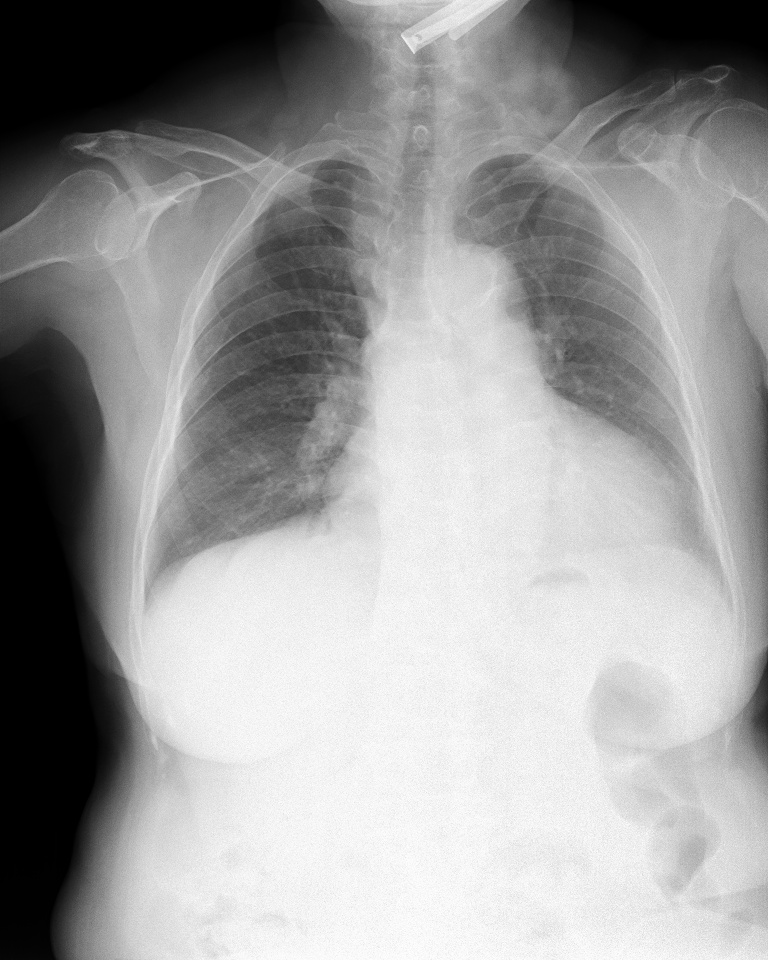
#> input picture Image-Augmentations-Visualize/dataset/051132a778e61a86eb147c7c6f564dfe.jpg, 768 x 960 px
$ python resize.py
#> lines starting #> are read from the running program, lines starting #| are printed output that depends on the picture; after the words box and inside, x2 and y2 are one past the last pixel; in counts of white or black regions, pixels touching at a corner belong together
#> in main, img is the input picture: shape (960, 768, 3); min 0, max 255, mean 155.6
#| img.shape = (960, 768, 3)
### Image-Augmentations-Visualize/src/data_augmentation.py
import random
import numpy as np
import cv2
import os
import sys
from src.utils import clip_bboxes, rotate_img, convert_2_to_4_corners, rotate_bboxes, convert_4_to_2_corners, letterbox_img

class RandomHorizontalFlip_(object):
    '''Radnomly horizontally flip the Image with the probability p.
    Args:
        p: (float) The probability with which the image is flipped.

    Output:
        img: (np.array) The flipped image with shape (HxWxC)
        bboxes: (np.array) The transformed bounding boxe with shape (N, 4)
                N is number of bounding boxes and 4 represents x_min, y_min, x_max, y_max.
        labels: (ndarray) the transformed labels
    '''

    def __init__(self, p):
        self.p = p

    # [28 lines left out: function __call__, not called in this run]


class RandomVerticalFlip_(object):
    '''Radnomly vertical flip the Image with the probability p.
    Args:
        p: (float) The probability with which the image is flipped.

    Output:
        img: (np.array) The flipped image with shape (HxWxC)
        bboxes: (np.array) The transformed bounding boxe with shape (N, 4)
                N is number of bounding boxes and 4 represents x_min, y_min, x_max, y_max.
        labels: (ndarray) the transformed labels
    '''
    def __init__(self, p):
        self.p = p

    # [24 lines left out: function __call__, not called in this run]


class RandomScale(object):
    ''' Randomly scale an image
    Bounding boxes which have an area of less than 25% in the remaining in the
    transformed image is dropped (removed). The resolution is maintained, and the remaining
    area if any is filled by black color.

    Args:
        scale: (float or tuple(float))
               If **float**, the image is scale by a factor from a range (1 - scale, 1 + scale)
               If **typle**, the image is scale by a factor from value specified by the tuple.

        diff: (bool) If False, remain the aspect ratio of image. Otherwise, if True
              the scale of image's height and image's width is not the same.
        p: (float) The probability with which the image is scaled.

    Outputs:
        img: (ndarray) The scaled image with shape (H, W, C)
        bboxes: (ndarray) The transformed bounding boxe with shape (N, 4)
                N is number of bounding boxes and 4 represents x_min, y_min, x_max, y_max.
        labels: (ndarray) the transformed labels
    '''

    # [60 lines left out: functions __init__, __call__, not called in this run]


class Scale(object):
    ''' Scale an image
    Bounding boxes which have an area of less than 25% in the remaining in the
    transformed image is dropped (removed). The resolution is maintained, and the remaining
    area if any is filled by black color.

    Args:
        scale_x: (float) If **float**, the image's width is scale by a factor 1 + scale
        scale_y: (float) If **float**, the image's height is scale by a factor 1 + scale
        p: (float) The probability with which the image is scaled.

    Outputs:
        img: (ndarray) The scaled image with shape (H, W, C)
        bboxes: (ndarray) The transformed bounding boxe with shape (N, 4)
                N is number of bounding boxes and 4 represents x_min, y_min, x_max, y_max.
        labels: (ndarray) the transformed labels
    '''

    # [45 lines left out: functions __init__, __call__, not called in this run]


class RandomTranslate(object):
    ''' Randomly Translates the image
    Bounding boxes which have an area of less tahn 25% in the
    remaining in the transformed image is dropped (removed).
    The resolution is maintained, and the remaining area if any
    is filled by black color.

    Args:
        translate: (float or tuple(float))
                   if **float**, the image is translated by a factor drawn
                   randomly from a range (1 - translate, 1 + translate)
                   if **tuple**, translate is drawn randomly from specified by the tuple.
        diff: (bool) If False, remain the aspect ratio of image. Otherwise, if True
              the scale of image's height and image's width is not the same.
        p: (float) The probability with which the image is translated.

    Output:
        img: (ndarray) The scaled image with shape (H, W, C)
        bboxes: (ndarray) The transformed bounding boxe with shape (N, 4)
                N is number of bounding boxes and 4 represents x_min, y_min, x_max, y_max.
        labels: (ndarray) the transformed labels
    '''

    # [59 lines left out: functions __init__, __call__, not called in this run]

class Translate(object):
    ''' Randomly Translates the image
    Bounding boxes which have an area of less tahn 25% in the
    remaining in the transformed image is dropped (removed).
    The resolution is maintained, and the remaining area if any
    is filled by black color.

    Args:
        translate_x: (float) If **float**, the image's width is translated with this factor
        translate_y: (float) If **float**, the image's height is translated with this factor
        p: (float) The probability with which the image is translated.

    Output:
        img: (ndarray) The scaled image with shape (H, W, C)
        bboxes: (ndarray) The transformed bounding boxe with shape (N, 4)
                N is number of bounding boxes and 4 represents x_min, y_min, x_max, y_max.
        labels: (ndarray) the transformed labels
    '''

    # [51 lines left out: functions __init__, __call__, not called in this run]


class RandomRotate(object):
    ''' Randomly rotates an images
    Bounding boxes which habe an area og less than 25% in the remaining in the
    transformed image is dropped (removed). The resolution is maintained, and the remaining
    area if nay is filled by black color.

    Args:
        angle: (float or tuple(float))
               If **float**, the image is rotated by a factor drawn
               randomly from a range (- angle, angle)
               If **tuple**, the angle is drawn randomly from value specified by the tuple
        p: (float) The probability with which the image is rotated.

    Output:
        img: (ndarray) The scaled image with shape (H, W, C)
        bboxes: (ndarray) The transformed bounding boxe with shape (N, 4)
                N is number of bounding boxes and 4 represents x_min, y_min, x_max, y_max.
        labels: (ndarray) the transformed labels
    '''

    # [49 lines left out: functions __init__, __call__, not called in this run]


class Rotate(object):
    ''' Rotates an images
    Bounding boxes which habe an area og less than 25% in the remaining in the
    transformed image is dropped (removed). The resolution is maintained, and the remaining
    area if nay is filled by black color.

    Args:
        angle: (float) Angle by which the image is to be rotated
        p: (float) The probability with which the image is rotated.

    Output:
        img: (ndarray) The scaled image with shape (H, W, C)
        bboxes: (ndarray) The transformed bounding boxe with shape (N, 4)
                N is number of bounding boxes and 4 represents x_min, y_min, x_max, y_max.
        labels: (ndarray) the transformed labels
    '''

    def __init__(self, angle=20, p=0.5):
        self.angle = angle
        self.p = p

    # [40 lines left out: function __call__, not called in this run]


class RandomShear(object):
    """ Randomly shears an image in the horizontal direction
    Bounding boxes which have an area of less than 25% in the remaining in the
    transformed image is dropped. The resolution is maintained, and the remaining
    area if any is filled by black color.

    Args:
        shear_factor: (float or tuple(float))
                      If **float**, the image is sheared horizontally by a factor drawn
                      randomly from a range (-`shear_factor`, `shear_factor`).
                      If **tuple**, the `shear_factor` is drawn randomly from values specified by the
                      tuple.
        p: (float) The probability with which the image is rotated.

    Output:
        img: (ndarray) The scaled image with shape (H, W, C)
        bboxes: (ndarray) The transformed bounding boxe with shape (N, 4)
                N is number of bounding boxes and 4 represents x_min, y_min, x_max, y_max.
        labels: (ndarray) the transformed labels
    """

    # [59 lines left out: functions __init__, __call__, not called in this run]


class Shear(object):
    """ Randomly shears an image in the horizontal direction
    Bounding boxes which have an area of less than 25% in the remaining in the
    transformed image is dropped. The resolution is maintained, and the remaining
    area if any is filled by black color.

    Args:
        shear_factor: (float or tuple(float))
                      If **float**, the image is sheared horizontally by a factor drawn
                      randomly from a range (-`shear_factor`, `shear_factor`).
                      If **tuple**, the `shear_factor` is drawn randomly from values specified by the
                      tuple.
        p: (float) The probability with which the image is rotated.

    Output:
        img: (ndarray) The scaled image with shape (H, W, C)
        bboxes: (ndarray) The transformed bounding boxes with shape (N, 4)
                N is number of bounding boxes and 4 represents x_min, y_min, x_max, y_max.
        labels: (ndarray) the transformed labels
    """

    def __init__(self, shear_factor=0.2, p=0.5):
        self.shear_factor = shear_factor
        self.p = p

    # [50 lines left out: function __call__, not called in this run]


class Resize(object):
    """Resize the image in accordance to `image_letter_box` function in darknet
    The aspect ratio is maintained. The longer side is resized to the input
    size of the network, while the remaining space on the shorter side is filled
    with black color. **This should be the last transform**

    Args:
        inp_dim: (tuple(int)) with (width, height). Tuple containing the size to which the image will be resized.

    Outputs:
        img: (ndarray) The scaled image with shape (H, W, C)
        bboxes: (ndarray) The transformed bounding boxes with shape (N, 4)
                N is number of bounding boxes and 4 represents x_min, y_min, x_max, y_max.
        labels: (ndarray) the transformed labels
    """

    def __init__(self, inp_dim):
        self.inp_dim = inp_dim

    def __call__(self, img, bboxes, labels):
        img = img.copy()
        bboxes = bboxes.copy()
        labels = labels.copy()

        desired_w, desired_h =  self.inp_dim
        img_w, img_h = img.shape[1], img.shape[0]

        # return the canvas with desired dimenion and contain information of image
        canvas = letterbox_img(img, self.inp_dim)
        #print(f'canvas = {canvas}')

        # calculate the scale_factor according to width or heigh --> get the minimum value
        # cause we want to maintain the information of orginal image
        scale_factor = min(desired_w / img_w, desired_h / img_h)

        # resize the coordinate of bboxes according to scale factor
        bboxes[:, :4] *= (scale_factor)

        # calculate the dimension of image (after resize) (not the dimension of canvas)
        new_w = scale_factor * img_w
        new_h = scale_factor * img_h

        # calculate the delta of height and width of image and canvas
        del_w = (desired_w - new_w) // 2
        del_h = (desired_h - new_h) // 2

        # create the translate_matrix for bbounding box to translate its coordinate
        # correspoding to the location of image in canvas
        translate_matrix = np.array([[del_w, del_h, del_w, del_h]]).astype(int)

        #print(f'translate_matrix = {translate_matrix}')
        # translate the cooridnate of bounding boxes
        bboxes[:, :4] += translate_matrix

        img = canvas.astype(np.uint8)

        return img, bboxes, labels


class RandomHSV(object):
    """HSV transform to vary hue saturation and brightness
    Hue has a range of 0-179
    Saturation and Brightness have a range of 0-255.
    Chose the amount you want to change thhe above quantities accordingly.

    Args:
        hue: (None or int or tuple (int))
             If None, the hue of the image is left unchanged.
             If int, a random int is uniformly sampled from (-hue, hue) and added to the
             hue of the image.
             If tuple, the int is sampled from the range specified by the tuple.
        saturation: (None, or int or tuple(int))
                    If None, the saturation of the image is left unchanged.
                    If int, a random int is uniformly sampled from (-saturation, saturation)
                    and added to the hue of the image.
                    If tuple, the int is sampled from the range  specified by the tuple.
        brightness: (None or int or tuple(int))
                    If None, the brightness of the image is left unchanged.
                    If int, a random int is uniformly sampled from (-brightness, brightness)
                    and added to the hue of the image.
                    If tuple, the int is sampled from the range  specified by the tuple.

    Outputs:
        img: (ndarray) The scaled image with shape (H, W, C)
        bboxes: (ndarray) The transformed bounding boxes with shape (N, 4)
                N is number of bounding boxes and 4 represents x_min, y_min, x_max, y_max.
        labels: (ndarray) the transformed labels
    """

    # [51 lines left out: functions __init__, __call__, not called in this run]


class HSV(object):
    """HSV transform to vary hue saturation and brightness
    Hue has a range of 0-179
    Saturation and Brightness have a range of 0-255.
    Chose the amount you want to change thhe above quantities accordingly.

    Args:
        hue: (None or int)
             If int, a random int is uniformly sampled and added to the image.
        saturation: (None, or int)
                    If None, the saturation of the image is left unchanged.
                    If int, a random int is uniformly sampled and added to the hue of the image.
        brightness: (None or int)
                    If int, a random int is uniformly sampled and added to the hue of the image.

    Outputs:
        img: (ndarray) The scaled image with shape (H, W, C)
        bboxes: (ndarray) The transformed bounding boxes with shape (N, 4)
                N is number of bounding boxes and 4 represents x_min, y_min, x_max, y_max.
        labels: (ndarray) the transformed labels
    """

    # [41 lines left out: functions __init__, __call__, not called in this run]


'''Combining multiple transformations'''
class Sequence_(object):
    '''Initialize squence object of transofrmation to the image/bboxes

    Args:
        augmentations: (list) List containing the Transformation Object in Sequence
                       they are to be applied.
        probs: (float or list(float))
               If **float**, the probability with which each of the transformation will
               be applied.
               If **list**, the length must be equal to *augmentations*.
               Each element of this list is the probability with which each
               corresponding transformation is applied.

    Output:
        img: (ndarray) The scaled image with shape (H, W, C)
        bboxes: (ndarray) The transformed bounding boxes with shape (N, 4)
                N is number of bounding boxes and 4 represents x_min, y_min, x_max, y_max.
        labels: (ndarray) the transformed labels
    '''

    # [18 lines left out: functions __init__, __call__, not called in this run]

### Image-Augmentations-Visualize/src/utils.py
# src: https://blog.paperspace.com/data-augmentation-for-object-detection-rotation-and-shearing/
# document:
import cv2
import numpy as np

def draw_bboxes(img, bbox, label, color, thickness):
    ''' draw the rectangle bboxes and its label
    Args:
        img: (np.array) with RGB and shape (H, W, C)
        bbox:(np.array) individual bbox with shape (4, ) with 4 represent to x_min, y_min, x_max. y_max
        label: (str): name of bbox
        color: (iterable) contain the color of its bbox
        thickness: (int)
    '''
    cv2.rectangle(img, pt1 = (int(bbox[0]), int(bbox[1])),
                  pt2 = (int(bbox[2]), int(bbox[3])), color = color, thickness = thickness)
    cv2.putText(img, text = label, org = (int(bbox[0]), int(bbox[1] - 5)),
                        fontFace = cv2.FONT_HERSHEY_SIMPLEX, fontScale = 0.6, color = color,
                        thickness = 1, lineType = cv2.LINE_AA)

# [223 lines left out: functions bboxes_area, clip_bboxes, rotate_img, convert_2_to_4_corners, convert_4_to_2_corners, rotate_bboxes, not called in this run]

def letterbox_img(img, inp_dim):
    """Resize image with unchanged aspect ratio using padding

    Args:
        img: (ndarray) Original image RBG with shape (H, W, C)
        inp_dim: (ndarray) with (width, height)

    Output:
        canvas: (ndarray) Array with desired size and contain the image at the center
    """
#> called with inp_dim = (256, 256)

    # get width and height of original image
    img_w, img_h = img.shape[1], img.shape[0]

    # get width and height of desierd dimension
    w, h = inp_dim

    # calculate the new_w and new_h of content of image inside the desired dimension
    # calculate the scale_factor according to width or heigh --> get the minimum value
    # cause we want to maintain the information of orginal image.
    scale_factor = min(w / img_w, h / img_h)
    new_w = int(img_w * scale_factor)
    new_h = int(img_h * scale_factor)

    # resized orginal image
    # why cv2.INTER_CUBIC ?
    # https://stackoverflow.com/questions/23853632/which-kind-of-interpolation-best-for-resizing-image
    # https://chadrick-kwag.net/cv2-resize-interpolation-methods/
    resized_img = cv2.resize(src = img, dsize = (new_w, new_h),
                             interpolation = cv2.INTER_CUBIC)

    # create the canvas
    canvas = np.full(shape = (inp_dim[1], inp_dim[0], 3), fill_value = 128)

    # paste the image on the canvas (at center)
    # canvas[top : bottom, left : right, :]
    top = (h - new_h) // 2
    bottom = top + new_h
    left = (w - new_w) // 2
    right = left + new_w
    canvas[top : bottom, left : right, :] = resized_img
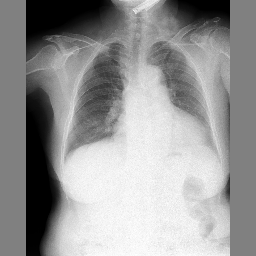
#> canvas: shape (256, 256, 3) int64; min 0, max 255, mean 150

    return canvas

# [9 lines that do not run on import are left out]

### Image-Augmentations-Visualize/resize.py
import numpy as np
import cv2
import matplotlib.pyplot as plt
import os
import sys
from src.utils import draw_bboxes
from src.data_augmentation import Resize
import argparse
img_file = '051132a778e61a86eb147c7c6f564dfe.jpg'
annotations_file = '051132a778e61a86eb147c7c6f564dfe.txt'
color = {'Cardiomegaly' : [255, 0, 0],
         'Aortic enlargement' : [0, 255, 0],
         'Pleural thickening' : [0, 0, 255]}

def main(img_file=img_file, annotations_file=annotations_file, color=color, output_name=None):
        img_dir = os.path.join('dataset', img_file)
        annotations_dir = os.path.join('dataset', annotations_file)

        annotations = np.loadtxt(annotations_dir, delimiter = ',', dtype=object)
        labels = annotations[:, 4]
        bboxes = np.array(annotations[:, :4], dtype = np.float32)

        print(f'annotations = \n{annotations}')
        print(f'labels = \n{labels}')
        print(f'bboxes = \n{bboxes}')

        img = cv2.imread(img_dir)
        img = cv2.cvtColor(img, cv2.COLOR_BGR2RGB)
        print(f'img.shape = {img.shape}')

        resize = Resize(inp_dim = (256, 256))
        resize_img, resize_bboxes, resize_labels = resize(img, bboxes, labels)
#> resize_bboxes = [[109.5, 115.7, 206.3, 148.5], [138.9, 65.07, 168.2, 93.07], [166.3, 40, 185.3, 53.6]]

        # draw original img
        for i in range(len(bboxes)):
            draw_bboxes(img, bbox = bboxes[i], label = labels[i], color = color[labels[i]], thickness = 3)
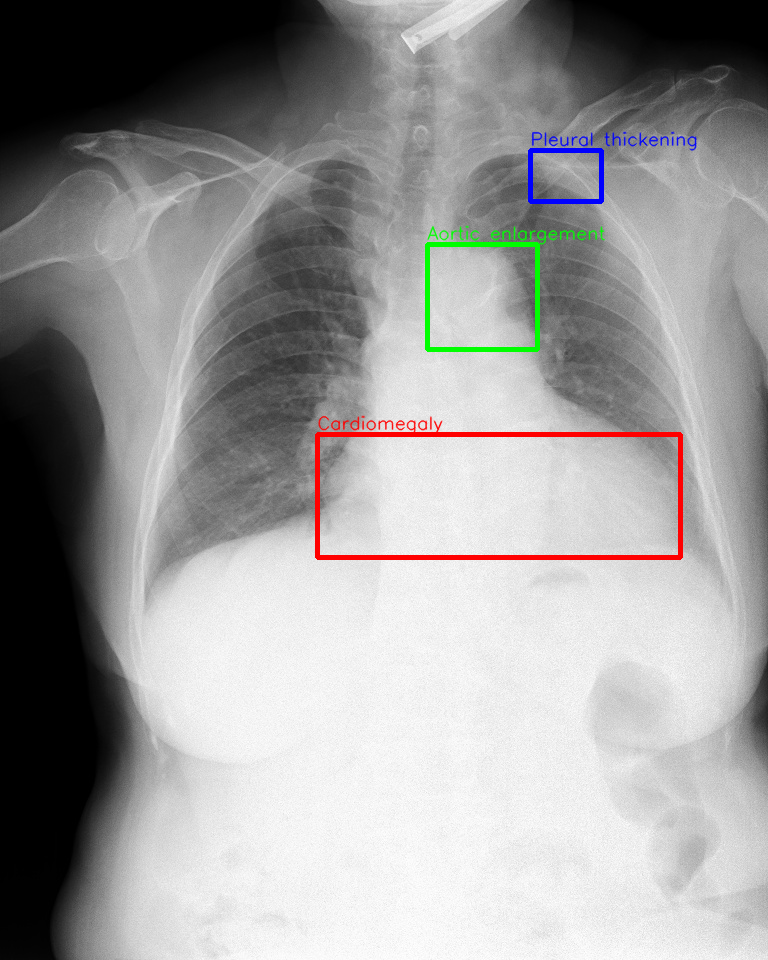
#> img: shape (960, 768, 3); 1.56% of pixels changed, all inside (x1, y1, x2, y2) = (315, 131, 698, 560)

        # draw scale img
        for i in range(len(resize_bboxes)):
            draw_bboxes(resize_img, bbox = resize_bboxes[i], label = resize_labels[i], color = color[resize_labels[i]], thickness = 1)
#> this loop made 3 passes
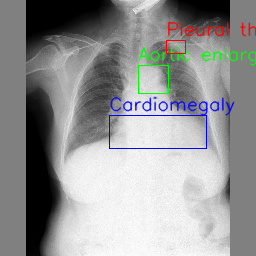
#> resize_img: shape (256, 256, 3); mean of channels 0, 1, 2 149.1, 148.3, 147.8; drawn as B, G, R

        cv2.imshow('original-img', img)
        cv2.imshow('flip-img', resize_img)
        cv2.waitKey(0)

        if output_name is not None:
            os.makedirs('./outputs', exist_ok = True)
            #scv2.imwrite(os.path.join('./outputs', 'original-img.jpg'), img)
            cv2.imwrite(os.path.join('./outputs', output_name), resize_img)
            print('Done saved')

if __name__ == '__main__':
    parser = argparse.ArgumentParser()
    parser.add_argument('--img_file', dest = 'img_file', default = img_file, type = str)
    parser.add_argument('--annot_file', dest = 'annot_file', default = annotations_file, type = str)
    parser.add_argument('--output_name', dest = 'output_name', default = None, type = str)
    args = parser.parse_args()

    main(args.img_file, args.annot_file, output_name = args.output_name)
